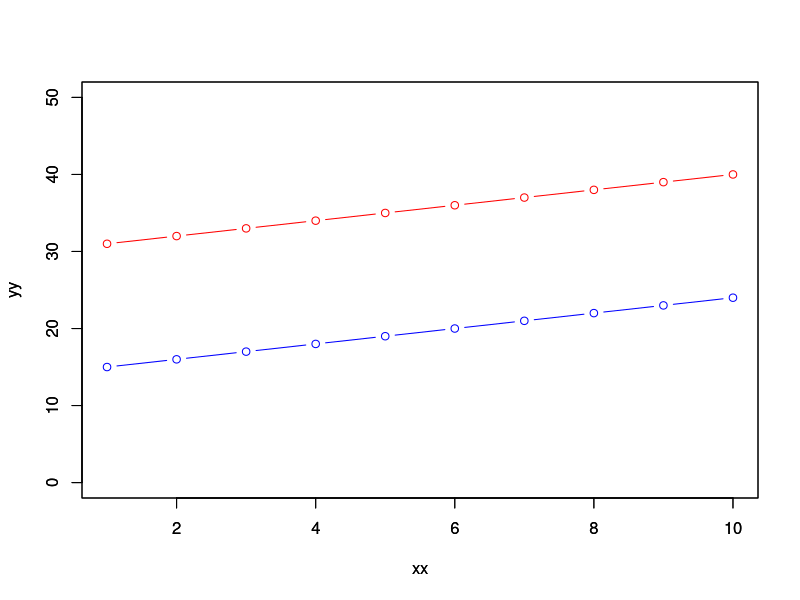

This chart was generated by the following R code:
plot_a = data.frame( xx = 1:10, yy = 31:40 )
plot_b = data.frame( xx = 1:10, yy = 15:24 )
  
plot(plot_a, ylim = c(0, 50), col = "red" , type = "b")
par(new = TRUE)
plot(plot_b, ylim = c(0, 50), col = "blue", type = "b")
